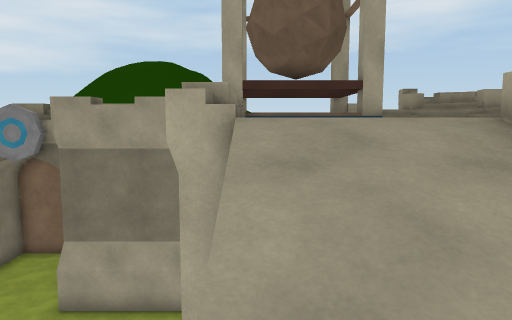
[1] (above)

23 first-person views from a walk through a Unity game level. The camera is 1.4 m above the floor, tilts 6° down and sees 70° across. Doors are open. The floor is counted in squares, 1 m on a side. Each view is taken from the middle of a square. On the plan, view 1 faces up. The plan holds only what a view shows up to about 16 squares ahead; the rest is blank. The place goes on beyond the plan. The player is left out. Some surface patterns are stand-ins.

[2]
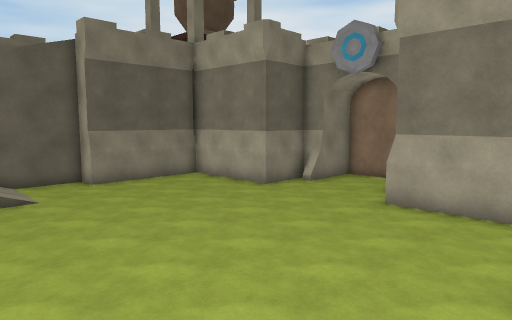

[3]
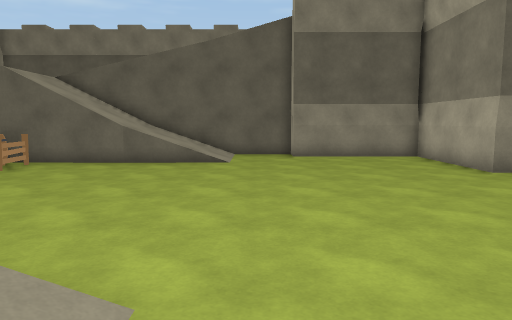

[4]
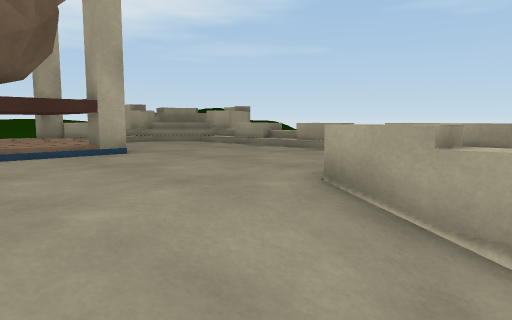

[5]
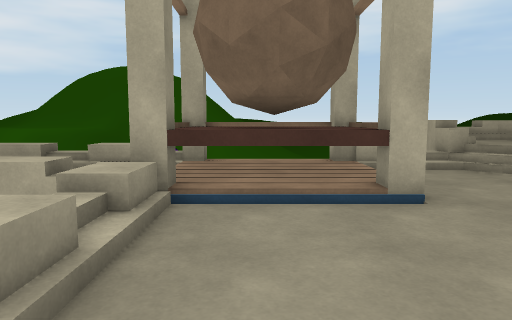

[6]
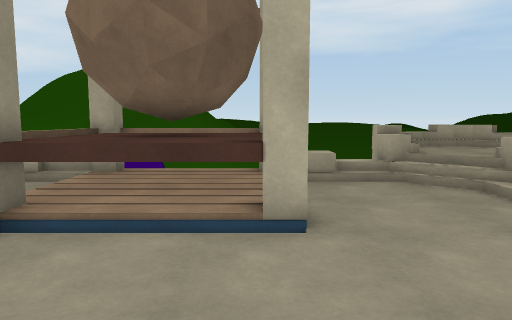

[7]
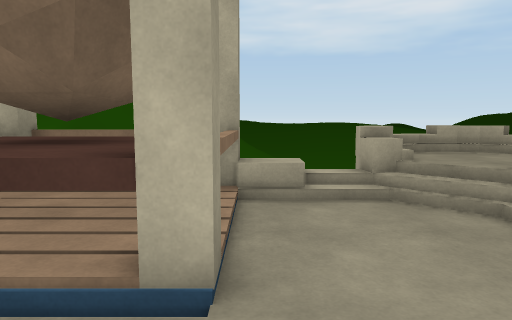

[8]
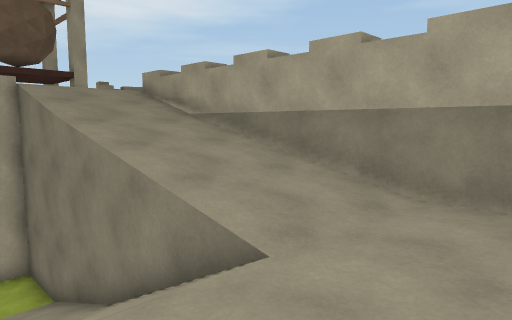

[9]
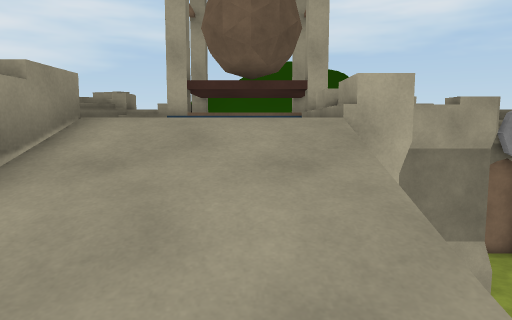

[10]
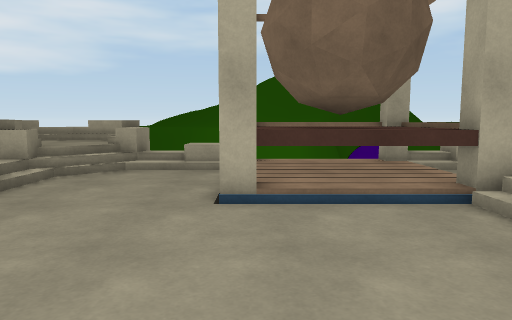

[11]
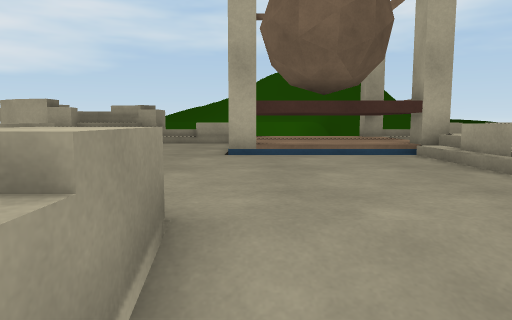

[12]
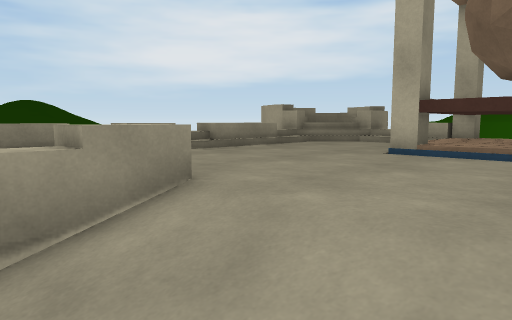

[13]
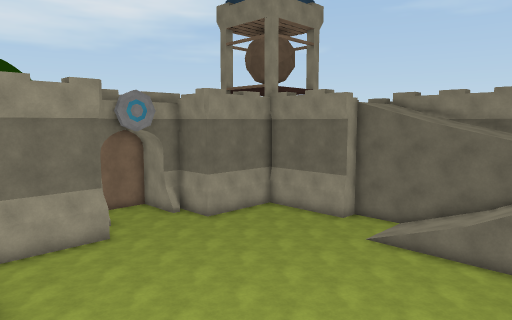

[14]
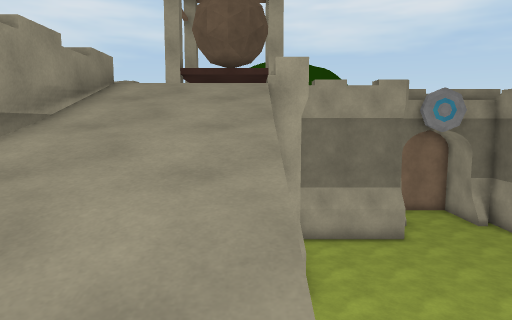

[15]
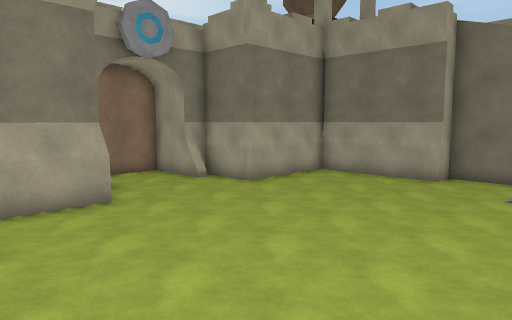

[16]
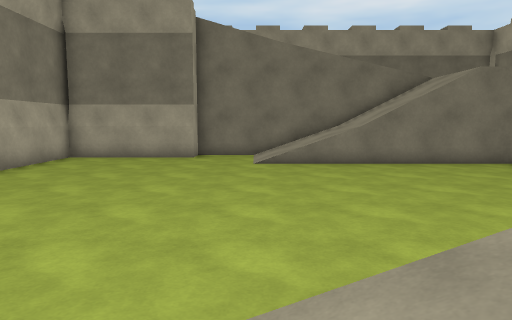

[17]
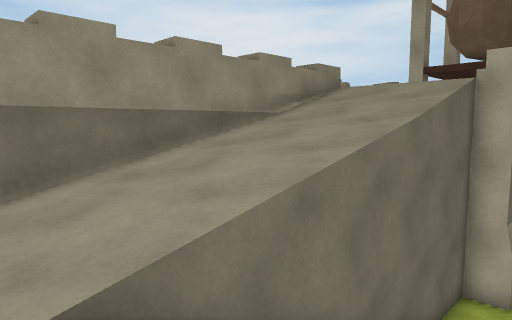

[18]
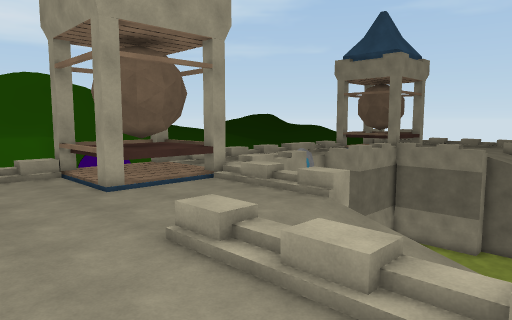

[19]
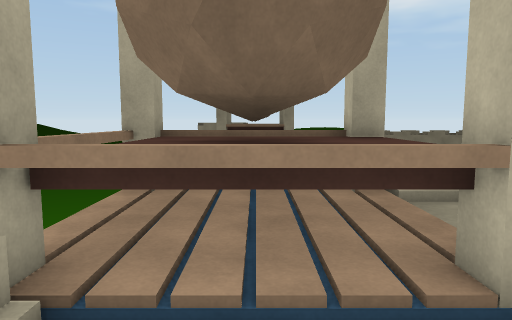

[20]
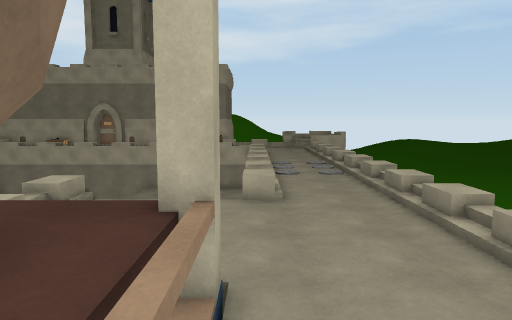

[21]
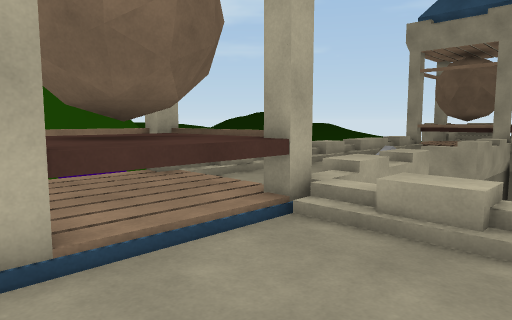

[22]
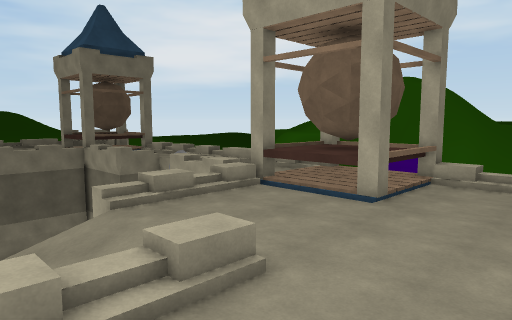

[23]
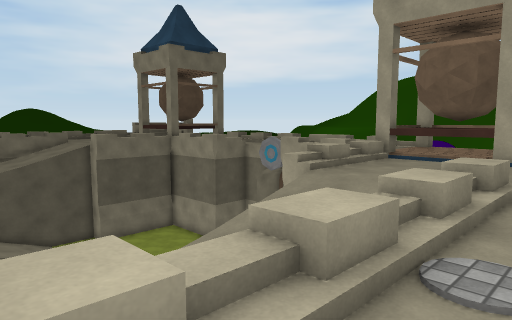

### Floor plan
Key: @ floor where view 1 was taken; # wall or solid block; . main floor; : floor 3.5 m higher than the main floor; + floor 3.75 m higher than the main floor; * floor 6 m higher than the main floor; % floor 6.5 m higher than the main floor; / step, stairs or slope; = window, fence, low wall or low ledge; v drop or lower ground; G gate; F fence; O other object.
Columns run from 27 left of view 1 to 10 right of it. Each row starts with its distance up from view 1.
 18                                     v
 17 ///                               ////
 16 /%%                              =/%%/
 15  %%/=/%OOOO#     GGGG     #OOOO#///%%/
 14  ///***OOOOO     #..#     OOOOO#**// /
 13   #****OOOOO    ##..##    OOOOO#***# v
 12   /****OOOOO    #....#    OOOOO#***/
 11   /****OOOOO#####....######OOOO#***/
 10   /********/..............%********/
  9   /********%............../********/
  8   /********/............../********/
  7   /********/............../********/
  6   /********%............../********/
  5   /***%////#..............#////%**
  4   /***/////................/////*
  3   /***////////..........////////*
  2   /***////////..........////////*  /
  1   /***////////..........////////*
  0   /***%///////..........///@///%*
 -1   /***////////..........////////*
 -2       ////////..........////////
 -3       ////////.F#. .....//////// *
 -4       /++++///O      ...///++++/
 -5              :           ::::::%
 -6                           :::::/
 -7                         :

Positions as (right, up) in squares from view 1, and headings:
1: (0, 0), facing up
2: (-1, 0), facing up-left
3: (-1, 4), facing left
4: (0, 3), facing up-right
5: (1, 5), facing up
6: (3, 6), facing up
7: (4, 8), facing up
8: (-3, -7), facing up-right
9: (-18, 0), facing up
10: (-20, 5), facing up
11: (-20, 3), facing up
12: (-17, 3), facing up-left
13: (-17, -4), facing up-right
14: (-17, -4), facing up
15: (-15, 1), facing up-right
16: (-16, 3), facing right
17: (-14, -5), facing up-left
18: (-25, 0), facing up-right
19: (-23, 13), facing right
20: (-21, 15), facing down
21: (-21, 7), facing up-right
22: (8, 2), facing up-left
23: (6, -3), facing up-left
